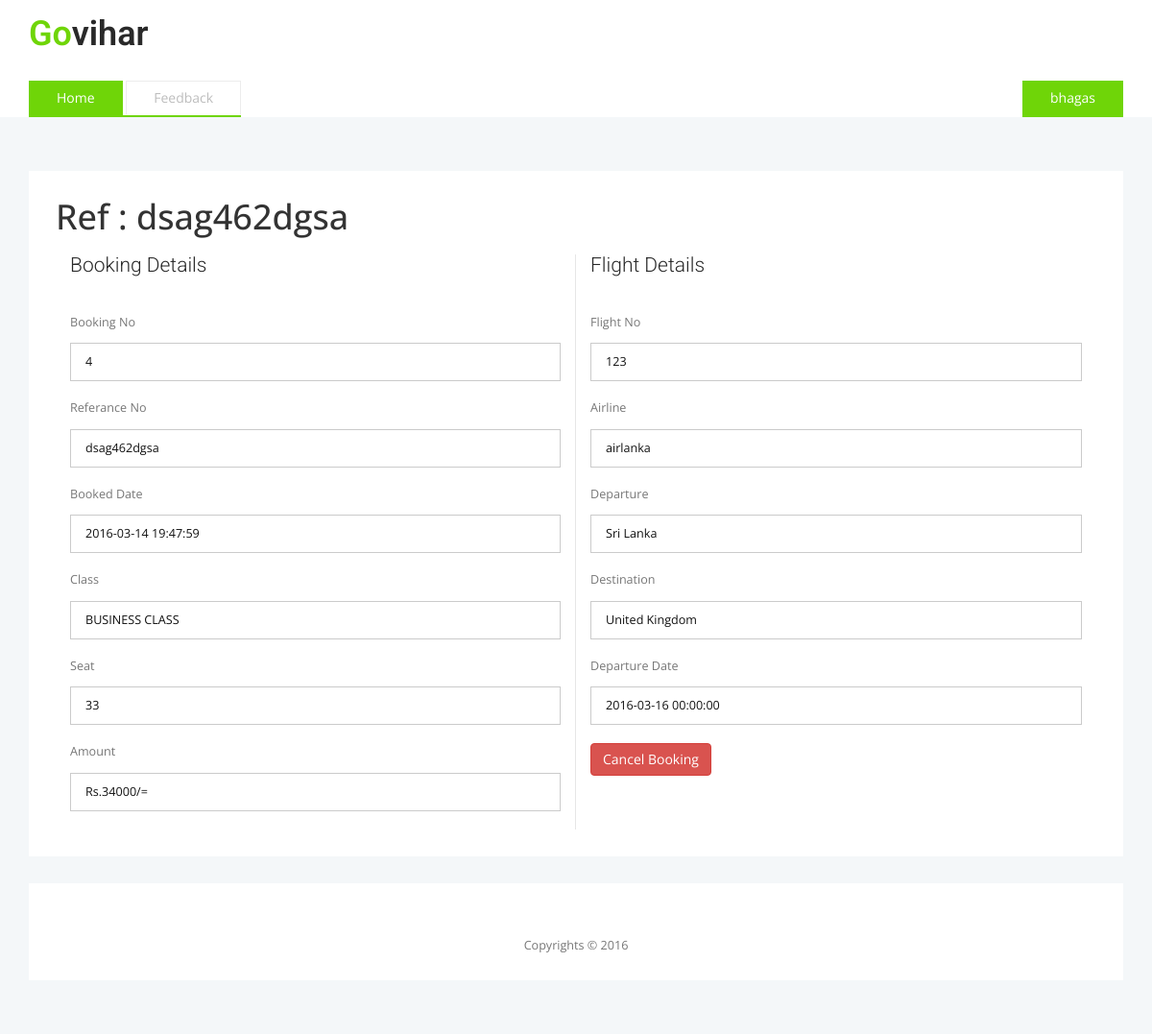
/view-booking.php?key=4 (signed in), run on the app's committed database.
### tables this page shows
CREATE TABLE IF NOT EXISTS `bookings` (
`booking_id` int(11) NOT NULL,
  `user_id` int(11) NOT NULL,
  `flight_id` int(11) NOT NULL,
  `booking_reference` longtext NOT NULL,
  `class` varchar(2) NOT NULL,
  `seat_no` varchar(10) NOT NULL,
  `amount` float NOT NULL,
  `date_created` timestamp NOT NULL DEFAULT CURRENT_TIMESTAMP
);

CREATE TABLE IF NOT EXISTS `flights` (
`id` int(11) NOT NULL,
  `flight_no` varchar(10) NOT NULL,
  `airline` varchar(50) NOT NULL,
  `depature` varchar(200) NOT NULL,
  `destination` varchar(200) NOT NULL,
  `depature_date` datetime NOT NULL,
  `b_price` float NOT NULL,
  `b_seat_count_w` int(5) NOT NULL,
  `b_seat_count_m` int(5) NOT NULL,
  `e_price` float NOT NULL,
  `e_seat_count_w` int(5) NOT NULL,
  `e_seat_count_m` int(5) NOT NULL,
  `date_created` timestamp NOT NULL DEFAULT CURRENT_TIMESTAMP
);

### view-booking.php (the view, shortened to what this page needs)
<?PHP include_once('includes/functions.php');
require_once("includes/header.php");
if (isset($_GET['key'])&&(!empty ($_GET['key']))) {
    $key = trim($_GET['key']);
    $sql = "SELECT b.booking_id,b.booking_reference,b.date_created ,b.class,b.seat_no,b.amount,f.flight_no,f.airline,f.depature,f.destination,f.depature_date FROM bookings b,flights f where b.flight_id=f.id and b.booking_id=$key";
$result = $conexion->query($sql);
if ($result->num_rows > 0) {
    while ($row = $result->fetch_array()) {
        $booking_id = $row['booking_id'];
        $booking_referance = $row['booking_reference'];
        $date_booked = $row['date_created'];
        $class_t = $row['class'];
        $seat = $row['seat_no'];
        $amount = $row['amount'];
        $flight_no = $row['flight_no'];
        $airline = $row['airline'];
        $depature = $row['depature'];
        $destination = $row['destination'];
        $depature_date = $row['depature_date'];
    }
}
    if($class_t=='b'){
        $class = "BUSINESS CLASS";
    }else{
        $class = "ECONOMY CLASS";
    }
}else if(isset($_GET['cancel_k'])&&(!empty ($_GET['cancel_k']))){
    $c_key = $_GET['cancel_k'];
        $sql1 = "SELECT b.booking_reference ,b.amount FROM bookings b where b.booking_id=$c_key";
        $result1 = $conexion->query($sql1);
if ($result1->num_rows > 0) {
    while ($row = $result1->fetch_array()) {
        $booking_referance = $row['booking_reference'];
        $amount = $row['amount'];
    }
}
    $c_key = $_GET['cancel_k'];
    $sql = "DELETE FROM `bookings` WHERE booking_id=$c_key";
    if($result = $conexion->query($sql)){
        echo "<div class='alert alert-success'>Booking <b>".$booking_referance."</b> has been succesfully Canceled.Amount of <b> Rs.".$amount."<b> has been succesfully refunded back to your bank account.</div>";
                      require '/PHPMailer/PHPMailerAutoload.php';
                        $subject = strip_tags('E-ticket');
                        $email = strip_tags($_SESSION['email']);
                        $message = "<p>Booking <b>".$booking_referance."</b> has been succesfully Canceled.Amount of <b> Rs.".$amount."</b> has been succesfully refunded back to your bank account.Thank You!</p>";
                    $mail = new PHPMailer;
                    $mail->isSMTP();
                    $mail->Host = 'smtp.gmail.com';
                    $mail->SMTPAuth = true;
                    $mail->Username = 'ahasedeyyona@gmail.com';
                    $mail->Password = 'ahase123';
                    $mail->SMTPSecure = 'tls';
                    $mail->From = 'ahahahhaa@gmail.com';
                    $mail->FromName = 'FlightBooking';
                    $mail->addAddress($email, 'lasitha');
                    $mail->addReplyTo($email, 'lasitha');
                    $mail->WordWrap = 50;
                    $mail->isHTML(true);
                    $mail->Subject = $subject;
                    $mail->Body = $message;
                    if (!$mail->send()) {
                        echo 'Message could not be sent.';
                        echo 'Mailer Error: ' . $mail->ErrorInfo;
                        exit;
                    }
                $booking_id = '';
        $booking_referance = '';
        $date_booked = '';
        $class_t = '';
        $seat = '';
        $amount = '';
        $flight_no = '';
        $airline = '';
        $depature = '';
        $destination = '';
        $depature_date = '';
        $class = "";
    die("<script>location.href = 'profile.php'</script>");
    }
}else if(isset($_GET['ref'])&&(!empty ($_GET['ref']))){
    $ref = trim($_GET['ref']);
    $sql = "SELECT b.booking_id,b.booking_reference,b.date_created ,b.class,b.seat_no,b.amount,f.flight_no,f.airline,f.depature,f.destination,f.depature_date FROM bookings b,flights f where b.user_id='{$_SESSION['id']}' and b.flight_id=f.id and b.booking_reference='$ref'";
$result = $conexion->query($sql);
if ($result->num_rows > 0) {
    while ($row = $result->fetch_array()) {
        $booking_id = $row['booking_id'];
        $booking_referance = $row['booking_reference'];
        $date_booked = $row['date_created'];
        $class_t = $row['class'];
        $seat = $row['seat_no'];
        $amount = $row['amount'];
        $flight_no = $row['flight_no'];
        $airline = $row['airline'];
        $depature = $row['depature'];
        $destination = $row['destination'];
        $depature_date = $row['depature_date'];
    }
}else{
    $booking_id = '';
        $booking_referance = '';
        $date_booked = '';
        $class_t = '';
        $seat = '';
        $amount = '';
        $flight_no = '';
        $airline = '';
        $depature = '';
        $destination = '';
        $depature_date = '';
        $class = "";
     echo "<div class='alert alert-danger'>Invalid Refernce Number!.</div>";
  die("<script>location.href = 'profile.php'</script>");
}
    if($class_t=='b'){
        $class = "BUSINESS CLASS";
    }else{
        $class = "ECONOMY CLASS";
    }
}else{
     die("<script>location.href = 'index.php'</script>");
}
?>
	<div class="banner-bottom">
		<div class="container">
			<div class="faqs-top-grids">
				<div class="book-grids">
                                    <h1><?php echo "Ref : ".$booking_referance;?> </h1><br>
					<div class="col-md-6 book-left">
						<div class="book-left-info">
							<h3>Booking Details</h3>
						</div>
						<div class="book-left-form">
								<p>Booking No</p>
                                                                <input type="text" disabled value="<?php echo $booking_id;?>" onfocus="this.value='';" onblur="if (this.value == '') {this.value ='';}">
								<p>Referance No</p>
								<input type="text" disabled value="<?php echo $booking_referance;?>" onfocus="this.value='';" onblur="if (this.value == '') {this.value ='';}">
								<p>Booked Date</p>
								<input type="text" disabled value="<?php echo $date_booked;?>" onfocus="this.value='';" onblur="if (this.value == '') {this.value ='';}">
								<p>Class</p>
								<input type="text" disabled value="<?php echo $class;?>" onfocus="this.value='';" onblur="if (this.value == '') {this.value ='';}">
                                                                <p>Seat</p>
								<input type="text" disabled value="<?php echo $seat;?>" onfocus="this.value='';" onblur="if (this.value == '') {this.value ='';}">
                                                                <p>Amount</p>
								<input type="text" disabled value="<?php echo 'Rs.'.$amount.'/=';?>" onfocus="this.value='';" onblur="if (this.value == '') {this.value ='';}">
						</div>
					</div>
					<div class="col-md-6 book-left book-right">
						<div class="book-left-info">
							<h3>Flight Details</h3>
						</div>
						<div class="book-left-form">
                                                                <p>Flight No</p>
								<input type="text" disabled value="<?php echo $flight_no;?>" onfocus="this.value='';" onblur="if (this.value == '') {this.value ='';}">
								<p>Airline</p>
								<input type="text" disabled value="<?php echo $airline;?>" onfocus="this.value='';" onblur="if (this.value == '') {this.value ='';}">
								<p>Departure</p>
                                                                <input type="text" disabled value="<?php echo $depature;?>" onfocus="this.value='';" onblur="if (this.value == '') {this.value ='';}">
								<p>Destination</p>
								<input type="text" disabled value="<?php echo $destination;?>" onfocus="this.value='';" onblur="if (this.value == '') {this.value ='';}">
                                                                <p>Departure Date</p>
								<input type="text" disabled value="<?php echo $depature_date;?>" onfocus="this.value='';" onblur="if (this.value == '') {this.value ='';}">
                                                                <a href="<?php echo "view-booking.php?cancel_k=" . $booking_id; ?>"><button class="btn btn-danger">Cancel Booking</button></a>
						</div>
					</div>
					<div class="clearfix"> </div>
				</div>
			</div>
		</div>
	</div>
<?php include_once 'includes/footer.php'; ?>

### css/style.css (style rules this page uses)
body { margin:0; font-family: 'Open Sans', sans-serif; background-color:#fff; }
body a { transition: 0.5s all ease; -webkit-transition: 0.5s all ease; -moz-transition: 0.5s all ease; -o-transition: 0.5s all ease; -ms-transition: 0.5s all ease; text-decoration:none; }
h1,h2,h3,h4,h5,h6 { margin:0; }
p { margin:0; }
.banner-bottom { padding: 4em 0 0 0; background: #f4f7f9; }
.faqs-top-grids,.c-rooms { background: #FFF; padding: 2em; }
.Categories h3,.comments h3,.response h3,.book-left-info h3,.opinion h3 { padding-bottom: .5em; color: #292929; font-family: 'Roboto', sans-serif; font-weight: 300; font-size: 2em; margin: 0; }
.book-left-info h3 { font-size: 1.5em; }
.book-left-form { margin: 2em 0 0 0; }
.book-left-form p { color: #777; font-size: .9em; margin:0 0 1em 0; }
.book-left-form input[type="text"],.book-left-form input[type="password"] { display: inline-block; background: none; border: 1.5px solid #CBCBCB; width: 100%; outline: none; padding: 10px 15px 10px 15px; font-size: .9em; font-weight: 400; color: #111111; margin-bottom: 1.5em; }
.book-left-form a { color: #777 !important; padding: 0 !important; font-size: .9em; }
.book-left { border-right: solid 1px #E6E6E6; }
.book-right { border-right:none; }

### data on the page
bookings: booking_reference "dsag462dgsa", booking_id "4", date_created "2016-03-14 19:47:59", class "BUSINESS CLASS", seat_no "33", amount "Rs.34000/=", flight.flight_no "123", flight.airline "airlanka", flight.depature "Sri Lanka", flight.destination "United Kingdom", flight.depature_date "2016-03-16 00:00:00"

### other printed values
$_SESSION['first_name'] "bhagas"
